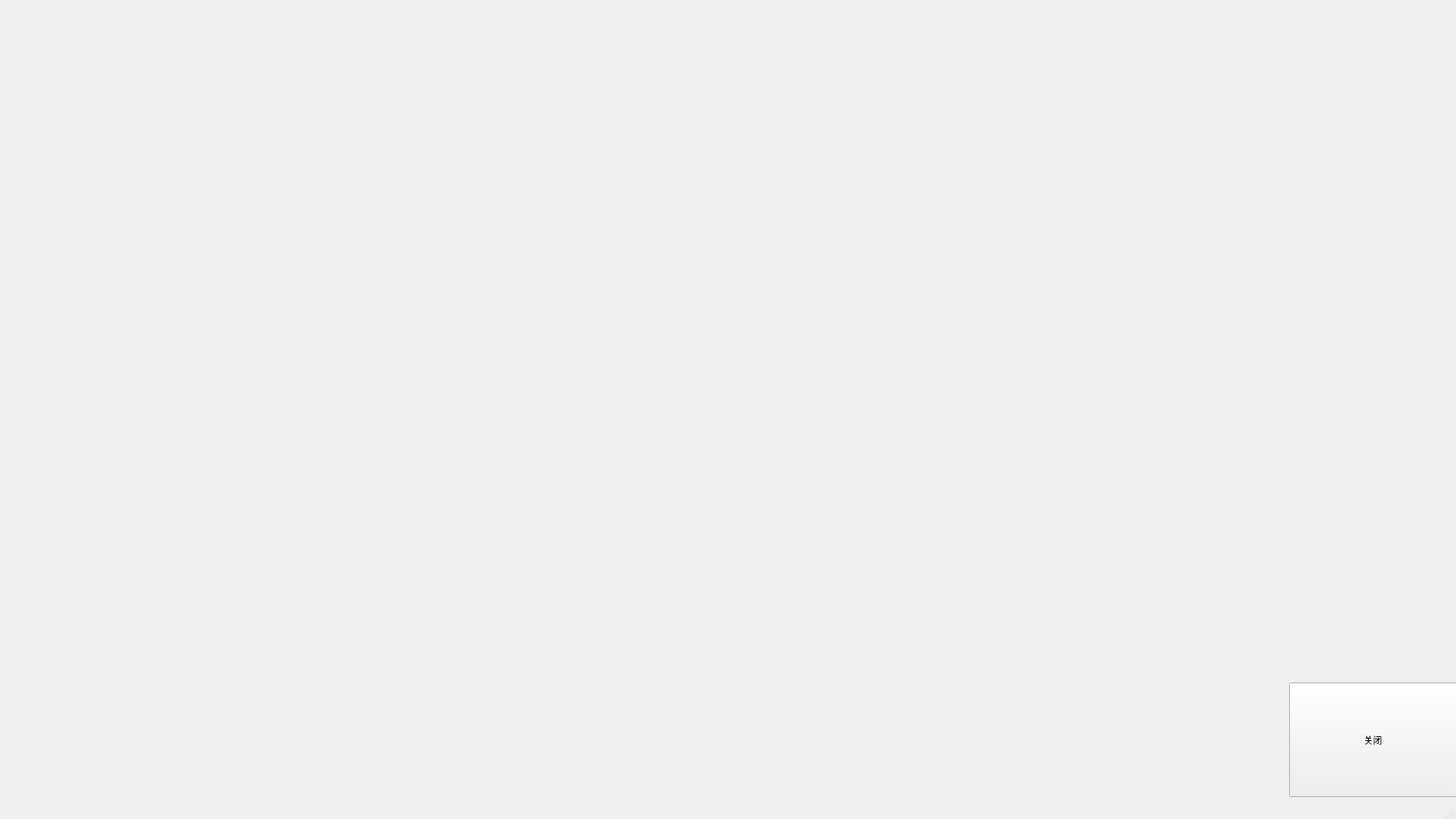
<?xml version="1.0" encoding="UTF-8"?>
<ui version="4.0">
 <class>MainWindow</class>
 <widget class="QMainWindow" name="MainWindow">
  <property name="geometry">
   <rect>
    <x>0</x>
    <y>0</y>
    <width>1920</width>
    <height>1080</height>
   </rect>
  </property>
  <property name="windowTitle">
   <string>MainWindow</string>
  </property>
  <widget class="QWidget" name="centralwidget">
   <widget class="QPushButton" name="pushButton">
    <property name="geometry">
     <rect>
      <x>1700</x>
      <y>900</y>
      <width>221</width>
      <height>151</height>
     </rect>
    </property>
    <property name="text">
     <string>关闭</string>
    </property>
   </widget>
   <widget class="QLabel" name="label_clock">
    <property name="geometry">
     <rect>
      <x>0</x>
      <y>0</y>
      <width>1080</width>
      <height>1080</height>
     </rect>
    </property>
    <property name="text">
     <string/>
    </property>
   </widget>
  </widget>
  <widget class="QMenuBar" name="menubar">
   <property name="geometry">
    <rect>
     <x>0</x>
     <y>0</y>
     <width>1920</width>
     <height>23</height>
    </rect>
   </property>
  </widget>
  <widget class="QStatusBar" name="statusbar"/>
 </widget>
 <resources/>
 <connections/>
</ui>
